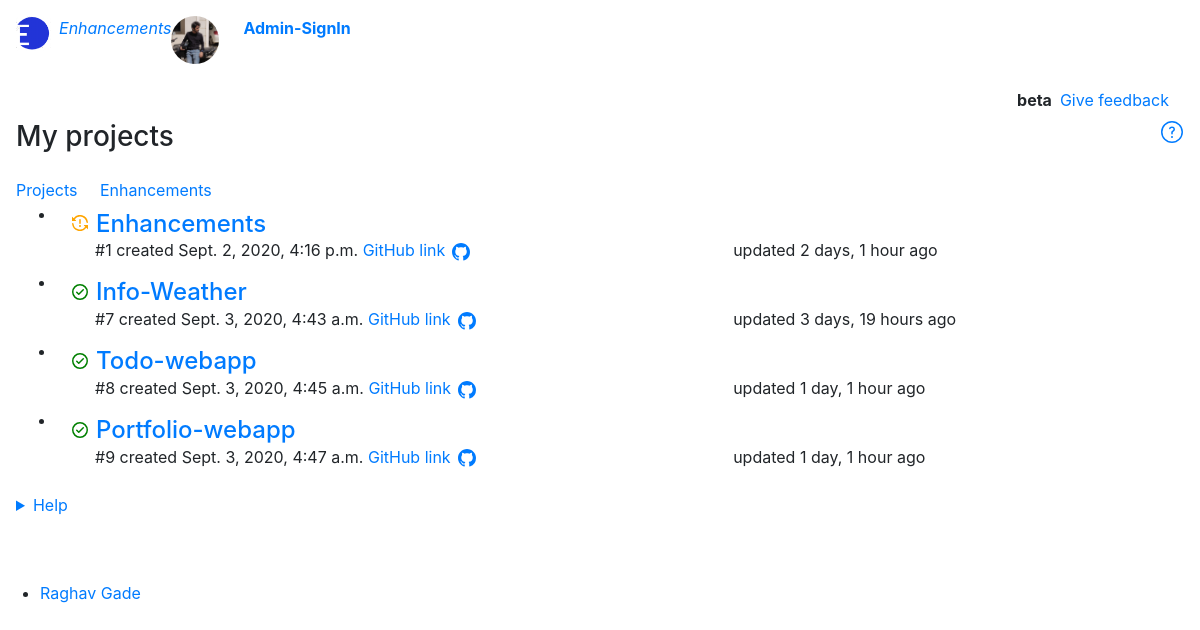
Page /projects on the earlier database version.
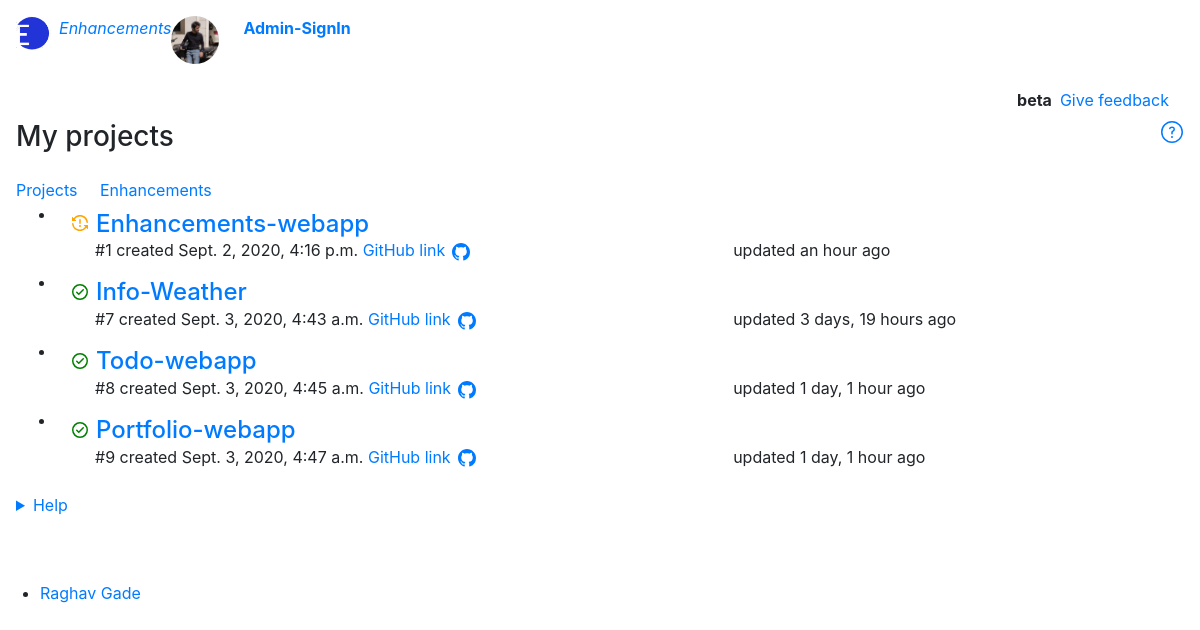
Same page on the later database version.
### base/models.py (models this page shows, shortened)
class Project(models.Model):
    STATUS = (
        ('Queued','Queued'),
        ('Working','Working'),
        ('Completed','Completed'),
    )
    project_id = HashidAutoField(min_length=8,primary_key=True,alphabet="0123456789abcdefghijklmnopqrstuvwxyz",salt="drop the gun and go to steam bathc")
    project_title = models.CharField(max_length=200,default='New Project')
    project_description = MDTextField()
    github_link = models.CharField(max_length=200, default='',blank=True,null=True)
    status = models.CharField(max_length=20,null=False,choices=STATUS,default="Working")
    date_created = models.DateTimeField(auto_now_add=True)
    updated_at = models.DateTimeField(auto_now=True)
    features = models.BooleanField(default=False)

### base/views.py (the view)
# urls.py: path('projects', views.projects, name="home"),
def projects(request):
    projects = Project.objects.all()
    progress = Progress.objects.all()
    context = {
        'projects' : projects,
        'progress' : progress
    }
    return render(request,'base/projects.html',context)

### base/templates/base/projects.html (shortened to what the changed rows need)
{% extends 'base/main.html' %}
{% load static %}
{% load humanize %}
  {% block content%}
    <main class="container-lg px-3 pb-4">
      <div id="project-list">
        <div class="Box Box--spacious f4 mt-2">
          <ul>
            {% for project in projects  %}
            <li class="Box-row Box-row--hover-gray p-0 mt-0">
                <div class="ml-2 p-2 col-12">
                  <span class="tooltipped tooltipped-e float-left" aria-label="Closed ticket">
                    <span class="v-align-middle">
                    </span>
                  </span>
                  <div class="col-12 clearfix">
                    <div class="col-6 pl-2 min-width-0 float-left">
                      {% if request.user.is_authenticated %}
                      <a class="link-gray-dark no-underline v-align-middle h4" href="{% url 'projectedit' project.project_id %}">{{project.project_title}}</a> &nbsp; <a href="{% url 'specificproject' project.project_id%}"><svg xmlns="http://www.w3.org/2000/svg" viewBox="0 0 16 16" width="16" height="16"><path fill-rule="evenodd" d="M1.679 7.932c.412-.621 1.242-1.75 2.366-2.717C5.175 4.242 6.527 3.5 8 3.5c1.473 0 2.824.742 3.955 1.715 1.124.967 1.954 2.096 2.366 2.717a.119.119 0 010 .136c-.412.621-1.242 1.75-2.366 2.717C10.825 11.758 9.473 12.5 8 12.5c-1.473 0-2.824-.742-3.955-1.715C2.92 9.818 2.09 8.69 1.679 8.068a.119.119 0 010-.136zM8 2c-1.981 0-3.67.992-4.933 2.078C1.797 5.169.88 6.423.43 7.1a1.619 1.619 0 000 1.798c.45.678 1.367 1.932 2.637 3.024C4.329 13.008 6.019 14 8 14c1.981 0 3.67-.992 4.933-2.078 1.27-1.091 2.187-2.345 2.637-3.023a1.619 1.619 0 000-1.798c-.45-.678-1.367-1.932-2.637-3.023C11.671 2.992 9.981 2 8 2zm0 8a2 2 0 100-4 2 2 0 000 4z"></path></svg></a>
                      {% else %}
                      <a class="link-gray-dark no-underline v-align-middle h4" href="{% url 'specificproject' project.project_id %}">{{project.project_title}}</a>
                      {% endif %}
                    </div>
                  </div>
                  <div class="col-12 clearfix">
                    <div class="col-6 pl-2 text-small text-gray float-left">
                      #{{project.project_id}}
                      created <relative-time datetime="2020-08-25T06:16:01Z" class="no-wrap">{{project.date_created}}</relative-time>
                      {% if project.github_link %}
                      <span class="v-align-right" style="color: black;">
                        <a href="{{ project.github_link }}" target="_blank">GitHub link</a>
                      </span>
                      {% endif %}
                    </div>
                    <div class="col-4 offset-1 text-small text-gray float-left">
                      updated <relative-time datetime="2020-08-25T06:31:06" class="no-wrap">{{project.updated_at|naturaltime}}</relative-time>
                    </div>
                  </div>
                </div>
              </li>
              {% endfor %}
      </ul>
      </div>
      <br>
    </main>
{% endblock %}

Differences in the rows shown:
changed Project id 1: project_title "Enhancements" → "Enhancements-webapp"; updated_at "2 days, 1 hour ago" → "an hour ago"
